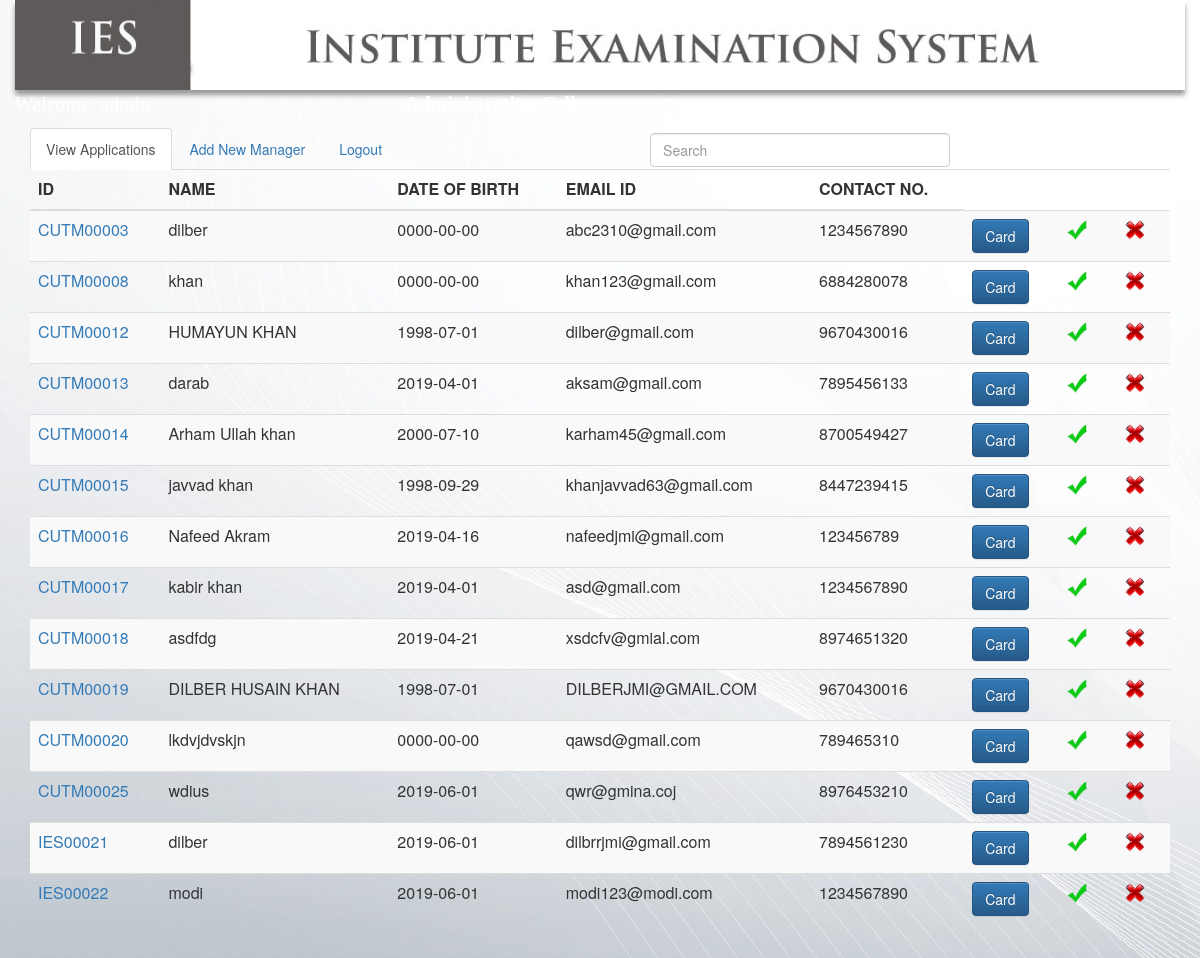
The page /admin.php (signed in) on the database its author committed.
### tables this page shows
CREATE TABLE `t_user_data` (
  `s_id` varchar(10) NOT NULL,
  `s_pwd` varchar(15) NOT NULL,
  `s_dob` date DEFAULT NULL,
  `s_name` varchar(45) NOT NULL,
  `s_email` varchar(45) NOT NULL,
  `s_mob` varchar(10) DEFAULT NULL,
  `s_signupdate` datetime(6) NOT NULL
);

### admin.php (the view, shortened to what this page needs)
<?php
$con=mysqli_connect("localhost","root","","oas");
$q=mysqli_query($con,"select ad_name from t_admin where ad_id='".$_SESSION['ad']."'");
$n=  mysqli_fetch_assoc($q);
$adname= $n['ad_name'];
?>
<html>
    <head>
        <link rel="stylesheet" href="bootstrap/bootstrap.min.css">
         <link rel="stylesheet" href="bootstrap/bootstrap-theme.min.css">
        <link type="text/css" rel="stylesheet" href="css/admform.css"></link>
       <link href="css/css.css" rel="stylesheet" type="text/css" />
    </head>
    <body style="background-image:url(./images/inbg.jpg) ">
      <form id="admin" action="admin.php" method="post">
            <div class="container-fluid">
                <div class="row">
                  <div class="col-sm-12">
                        <img src="images/cutm.jpg" width="100%" style="box-shadow: 0px 5px 5px #999999; "></img>
                  </div>
                 </div>
             </div>
            <div class="container-fluid" id="dmid">
                <div class="row">
                  <div class="col-sm-12">
                         <font style="color:white; font-family: Verdana;  font-size:20px;">
                <p align="justify"><?php echo "Welcome, $adname   &nbsp;&nbsp;&nbsp;&nbsp;&nbsp;&nbsp;&nbsp;&nbsp;
                    &nbsp;&nbsp;&nbsp;&nbsp;&nbsp;&nbsp;&nbsp;&nbsp;&nbsp;&nbsp;&nbsp;&nbsp;&nbsp;&nbsp;&nbsp;&nbsp;&nbsp;
                    &nbsp;&nbsp;&nbsp;&nbsp;&nbsp;&nbsp;&nbsp;&nbsp;&nbsp;&nbsp;&nbsp;&nbsp;&nbsp;&nbsp;
                    &nbsp;&nbsp;&nbsp;&nbsp;&nbsp;&nbsp;&nbsp;&nbsp;<b>Administration Cell </b>"?></p> </font>
                  </div>
                 </div>
             </div>
             <div class="container">
                    <ul class="nav nav-tabs" >
                        <li class="active"><a data-toggle="tab" href="#viewapp">View Applications</a></li>
                         <li><a data-toggle="tab" href="#adadmin">Add New Manager</a></li>
                        <li><a  href="adlogout.php">Logout</a></li>
                        <li>  <input type="text" id="searchtb" name="searchtb" placeholder="Search" class="form-control"
                           style="margin-top:5px;margin-left:250px;width:300px;"></li>
                    </ul>
                    <div class="tab-content">
                       <div id="viewapp" class="tab-pane fade in active">
                           <?php
		$rs1 = mysqli_query($con,"select * from t_user_data");
                echo '<table class="table table-striped" id="tblData">';
                echo "<thead>";
                echo "<tr>";
                echo "<th>ID</th>";
                echo "<th>NAME</th>";
                echo "<th>DATE OF BIRTH</th>";
                echo "<th>EMAIL ID</th>";
                echo "<th>CONTACT NO.</th>";
                echo "</thead>";
                echo "<tbody>";
		while($ar = mysqli_fetch_array($rs1))
                {
               echo "<tr>";
               echo "<td><a href='viewform.php?id=".$ar[0]."'>" . $ar[0] . "</a></td>";
                echo "<td>" . $ar[3] . "</td>";
                echo "<td>" . $ar[2] . "</td>";
                echo "<td>" . $ar[4] . "</td>";
                echo "<td>" . $ar[5] . "</td>";
                 echo "<td> <a href='adminac.php?id=".$ar[0]."'>
                     <input type='button' value='Card' name='adcard' class='toggle btn btn-primary'> </a></td>";
                echo "<td>
             <a href='appr.php?id=".$ar[0]."'> <button class='add_field_button'  style='background-color:transparent;border:none;'
                   name='appr' id='appr' >
                    <img src='./images/Tick.png' width='20px'></img></button> </a> </td>";
                 echo "<td> <button class='add_field_button'  id='disapp' style='background-color:transparent;border:none;' name='disapp' >
                     <img src='./images/cross.png' width='20px'></img>
                </button> </td>";
                 echo "</tr>";
		}
                echo "</tbody>";
                echo "</table>";
	?>
             </div>
                        </div>
                  </div>
             </form>
    </body>
</html>

### rows shown on the page
t_user_data: s_id "CUTM00003", s_name "dilber", s_dob "0000-00-00", s_email "abc2310@gmail.com", s_mob "1234567890"
t_user_data: s_id "CUTM00008", s_name "khan", s_dob "0000-00-00", s_email "khan123@gmail.com", s_mob "6884280078"
t_user_data: s_id "CUTM00012", s_name "HUMAYUN KHAN", s_dob "1998-07-01", s_email "dilber@gmail.com", s_mob "9670430016"
t_user_data: s_id "CUTM00013", s_name "darab", s_dob "2019-04-01", s_email "aksam@gmail.com", s_mob "7895456133"
t_user_data: s_id "CUTM00014", s_name "Arham Ullah khan", s_dob "2000-07-10", s_email "karham45@gmail.com", s_mob "8700549427"
t_user_data: s_id "CUTM00015", s_name "javvad khan", s_dob "1998-09-29", s_email "khanjavvad63@gmail.com", s_mob "8447239415"
t_user_data: s_id "CUTM00016", s_name "Nafeed Akram", s_dob "2019-04-16", s_email "nafeedjmi@gmail.com", s_mob "123456789"
t_user_data: s_id "CUTM00017", s_name "kabir khan", s_dob "2019-04-01", s_email "asd@gmail.com", s_mob "1234567890"
t_user_data: s_id "CUTM00018", s_name "asdfdg", s_dob "2019-04-21", s_email "xsdcfv@gmial.com", s_mob "8974651320"
t_user_data: s_id "CUTM00019", s_name "DILBER HUSAIN KHAN", s_dob "1998-07-01", s_email "DILBERJMI@GMAIL.COM", s_mob "9670430016"
t_user_data: s_id "CUTM00020", s_name "lkdvjdvskjn", s_dob "0000-00-00", s_email "qawsd@gmail.com", s_mob "789465310"
t_user_data: s_id "CUTM00025", s_name "wdius", s_dob "2019-06-01", s_email "qwr@gmina.coj", s_mob "8976453210"
t_user_data: s_id "IES00021", s_name "dilber", s_dob "2019-06-01", s_email "dilbrrjmi@gmail.com", s_mob "7894561230"
t_user_data: s_id "IES00022", s_name "modi", s_dob "2019-06-01", s_email "modi123@modi.com", s_mob "1234567890"

### other values the page prints
$adname "admin"
